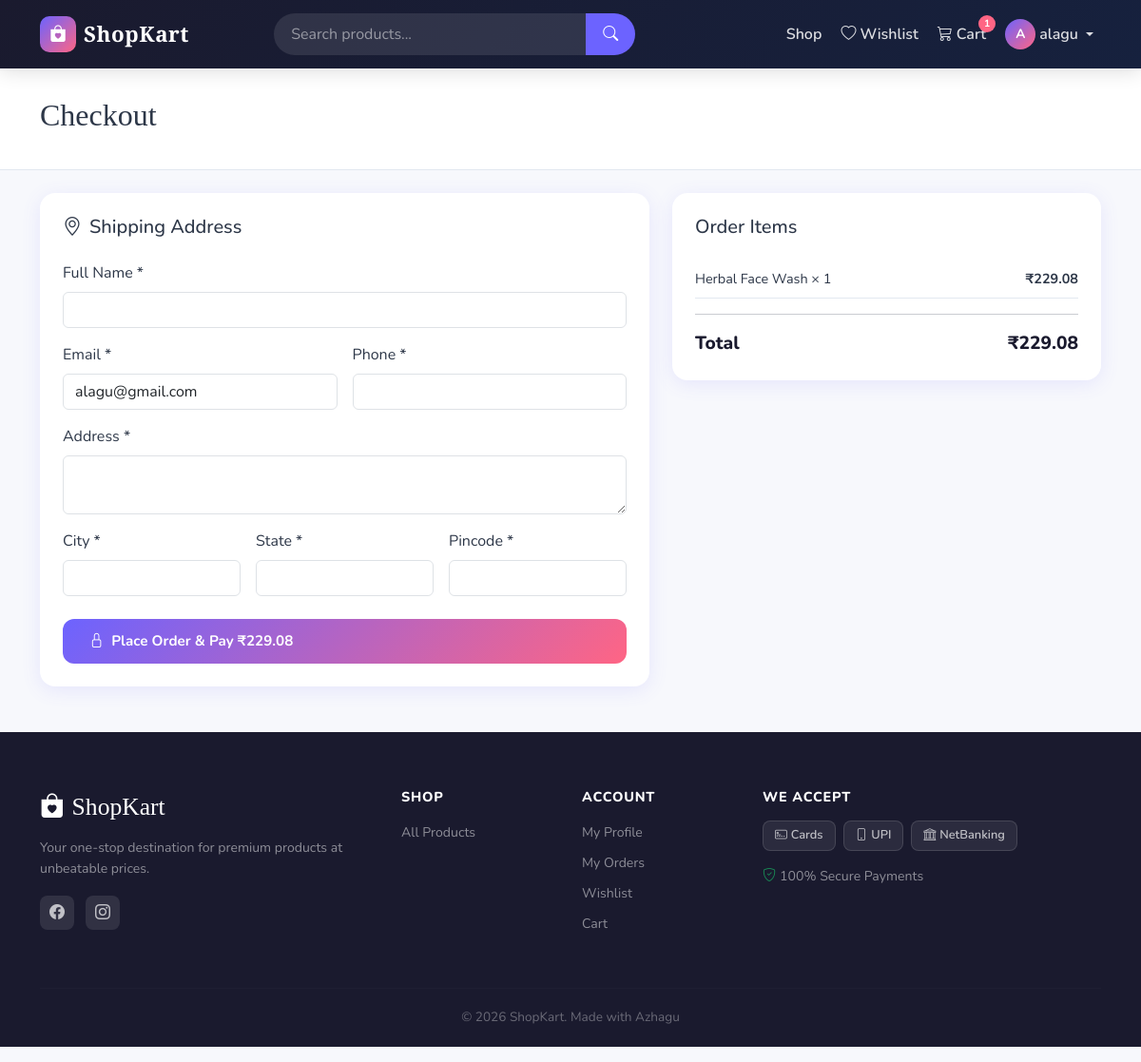
The page /orders/checkout/ (signed in) on the database its author committed.
### cart/models.py (models this page shows, shortened)
class Cart(models.Model):
    user = models.OneToOneField(User, on_delete=models.CASCADE)
    coupon = models.ForeignKey(Coupon, on_delete=models.SET_NULL, null=True, blank=True)
    created_at = models.DateTimeField(auto_now_add=True)
    def get_total(self):
        total = sum(item.get_subtotal() for item in self.items.all())
        if self.coupon:
            discount = (total * self.coupon.discount_percent) / 100
            total -= discount
        return total

class CartItem(models.Model):
    cart = models.ForeignKey(Cart, on_delete=models.CASCADE, related_name='items')
    product = models.ForeignKey(Product, on_delete=models.CASCADE)
    quantity = models.PositiveIntegerField(default=1)
    def get_subtotal(self):
        return self.product.get_discounted_price() * self.quantity

### products/models.py (models this page shows, shortened)
class Product(models.Model):
    category = models.ForeignKey(Category, on_delete=models.CASCADE, related_name='products')
    name = models.CharField(max_length=300)
    slug = models.SlugField(unique=True)
    description = models.TextField()
    price = models.DecimalField(max_digits=10, decimal_places=2)
    discount_percent = models.PositiveIntegerField(default=0)
    stock = models.PositiveIntegerField(default=0)
    image = models.ImageField(upload_to='products/', blank=True, null=True)
    is_active = models.BooleanField(default=True)
    created_at = models.DateTimeField(auto_now_add=True)
    def get_discounted_price(self):
        if self.discount_percent > 0:
            discount = (self.price * self.discount_percent) / 100
            return self.price - discount
        return self.price

### orders/views.py (the view, shortened to what this page needs)
# urls.py: path('checkout/', views.checkout_view, name='checkout'),
@login_required
def checkout_view(request):
    cart = get_object_or_404(Cart, user=request.user)
    if not cart.items.exists():
        messages.warning(request, '🛒 Your cart is empty!')
        return redirect('cart:cart')
    profile = getattr(request.user, 'profile', None)
    return render(request, 'orders/checkout.html', {
        'cart': cart,
        'profile': profile,
    })

### cart/context_processors.py (called while the page is built)
def cart_count(request):
    count = 0
    if request.user.is_authenticated:
        try:
            cart = Cart.objects.get(user=request.user)
            count = cart.items.count()
        except Cart.DoesNotExist:
            pass
    return {'cart_count': count}

### templates/orders/checkout.html (shortened to what this page needs)
{% extends 'base.html' %}
{% block content %}
<div class="sk-page-header"><div class="container"><h1>Checkout</h1></div></div>
<div class="container my-4">
  <div class="row g-4">
    <div class="col-lg-7">
      <div class="sk-card">
        <h5 class="mb-4"><i class="bi bi-geo-alt me-2"></i>Shipping Address</h5>
        <form method="POST" id="checkoutForm">
          <div class="row g-3">
            <div class="col-12"><label class="form-label">Full Name *</label>
              <input type="text" class="form-control" name="full_name" required value="{{ user.get_full_name }}"></div>
            <div class="col-md-6"><label class="form-label">Email *</label>
              <input type="email" class="form-control" name="email" required value="{{ user.email }}"></div>
            <div class="col-md-6"><label class="form-label">Phone *</label>
              <input type="tel" class="form-control" name="phone" required value="{% if profile %}{{ profile.phone }}{% endif %}"></div>
            <div class="col-12"><label class="form-label">Address *</label>
              <textarea class="form-control" name="address" rows="2" required>{% if profile %}{{ profile.address }}{% endif %}</textarea></div>
            <div class="col-md-4"><label class="form-label">City *</label>
              <input type="text" class="form-control" name="city" required value="{% if profile %}{{ profile.city }}{% endif %}"></div>
            <div class="col-md-4"><label class="form-label">State *</label>
              <input type="text" class="form-control" name="state" required value="{% if profile %}{{ profile.state }}{% endif %}"></div>
            <div class="col-md-4"><label class="form-label">Pincode *</label>
              <input type="text" class="form-control" name="pincode" required value="{% if profile %}{{ profile.pincode }}{% endif %}"></div>
          </div>
          <button type="submit" class="sk-btn-primary btn-lg w-100 mt-4">
            <i class="bi bi-lock me-2"></i>Place Order & Pay ₹{{ cart.get_total }}
          </button>
        </form>
      </div>
    </div>
    <div class="col-lg-5">
      <div class="sk-summary-card">
        <h5 class="mb-4">Order Items</h5>
        {% for item in cart.items.all %}
        <div class="sk-checkout-item">
          <span>{{ item.product.name }} × {{ item.quantity }}</span>
          <strong>₹{{ item.get_subtotal }}</strong>
        </div>
        {% endfor %}
        <hr>
        <div class="sk-summary-total"><span>Total</span><span>₹{{ cart.get_total }}</span></div>
      </div>
    </div>
  </div>
</div>
{% endblock %}

### templates/base.html (shortened to what this page needs)
{% load static %}
<!DOCTYPE html>
<html lang="en">
<head>
<link href="https://cdn.jsdelivr.net/npm/bootstrap@5.3.0/dist/css/bootstrap.min.css" rel="stylesheet">
<link href="https://cdn.jsdelivr.net/npm/bootstrap-icons@1.10.5/font/bootstrap-icons.css" rel="stylesheet">
<link href="{% static 'css/style.css' %}" rel="stylesheet">
</head>
<body>
<nav class="navbar navbar-expand-lg navbar-dark sk-navbar sticky-top">
  <div class="container">
    <a class="navbar-brand d-flex align-items-center gap-2" href="{% url 'products:home' %}">
      <div class="sk-logo-icon"><i class="bi bi-bag-heart-fill"></i></div>
      <span class="sk-logo-text">ShopKart</span>
    </a>
    <div class="collapse navbar-collapse" id="navMain">
      <form class="d-flex mx-auto sk-search-form" action="{% url 'products:list' %}" method="GET">
        <div class="input-group">
          <input class="form-control sk-search-input" type="search" name="q" placeholder="Search products..." value="{{ request.GET.q }}">
          <button class="btn sk-search-btn" type="submit"><i class="bi bi-search"></i></button>
        </div>
      </form>
      <ul class="navbar-nav ms-auto align-items-center gap-1">
        <li class="nav-item">
          <a class="nav-link" href="{% url 'products:list' %}">Shop</a>
        </li>
        {% if user.is_authenticated %}
        <li class="nav-item">
          <a class="nav-link" href="{% url 'products:wishlist' %}"><i class="bi bi-heart me-1"></i>Wishlist</a>
        </li>
        <li class="nav-item">
          <a class="nav-link position-relative" href="{% url 'cart:cart' %}">
            <i class="bi bi-cart3 me-1"></i>Cart
            {% if cart_count %}<span class="sk-badge">{{ cart_count }}</span>{% endif %}
          </a>
        </li>
        <li class="nav-item dropdown">
          <a class="nav-link dropdown-toggle d-flex align-items-center gap-1" href="#" data-bs-toggle="dropdown">
            <div class="sk-avatar">{{ user.username|first|upper }}</div>
            {{ user.first_name|default:user.username }}
          </a>
        </li>
        {% else %}
        <li class="nav-item"><a class="nav-link" href="{% url 'users:login' %}">Login</a></li>
        <li class="nav-item"><a class="btn sk-btn-nav ms-2" href="{% url 'users:register' %}">Register</a></li>
        {% endif %}
      </ul>
    </div>
  </div>
</nav>
<main>{% block content %}{% endblock %}</main>
<footer class="sk-footer mt-5">
  <div class="container">
    <div class="row g-4">
      <div class="col-md-4">
        <div class="sk-footer-brand"><i class="bi bi-bag-heart-fill me-2"></i>ShopKart</div>
        <p class="sk-footer-desc">Your one-stop destination for premium products at unbeatable prices.</p>
        <div class="sk-social-links">
          <a href="#"><i class="bi bi-facebook"></i></a>
          <a href="#"><i class="bi bi-instagram"></i></a>
        </div>
      </div>
      <div class="col-md-2">
        <h6 class="sk-footer-heading">Shop</h6>
        <ul class="sk-footer-links">
          <li><a href="{% url 'products:list' %}">All Products</a></li>
        </ul>
      </div>
      <div class="col-md-2">
        <h6 class="sk-footer-heading">Account</h6>
        <ul class="sk-footer-links">
          <li><a href="{% url 'users:profile' %}">My Profile</a></li>
          <li><a href="{% url 'orders:list' %}">My Orders</a></li>
          <li><a href="{% url 'products:wishlist' %}">Wishlist</a></li>
          <li><a href="{% url 'cart:cart' %}">Cart</a></li>
        </ul>
      </div>
      <div class="col-md-4">
        <h6 class="sk-footer-heading">We Accept</h6>
        <div class="sk-payment-icons">
          <span class="sk-pay-badge"><i class="bi bi-credit-card-2-front me-1"></i>Cards</span>
          <span class="sk-pay-badge"><i class="bi bi-phone me-1"></i>UPI</span>
          <span class="sk-pay-badge"><i class="bi bi-bank me-1"></i>NetBanking</span>
        </div>
        <p class="mt-3 small sk-footer-desc"><i class="bi bi-shield-check me-1 text-success"></i>100% Secure Payments</p>
      </div>
    </div>
    <hr class="sk-footer-hr">
    <p class="text-center sk-footer-copy">© 2026 ShopKart. Made with Azhagu</p>
  </div>
</footer>
</body>
</html>

### rows shown on the page
Cart: get_total "229.08"
CartItem: product.name "Herbal Face Wash", quantity "1", get_subtotal "229.08"

### other values the page prints
{{ cart_count }} "1"
{{ user.username|first|upper }} "A"
{{ user.first_name|default:user.username }} "alagu"
